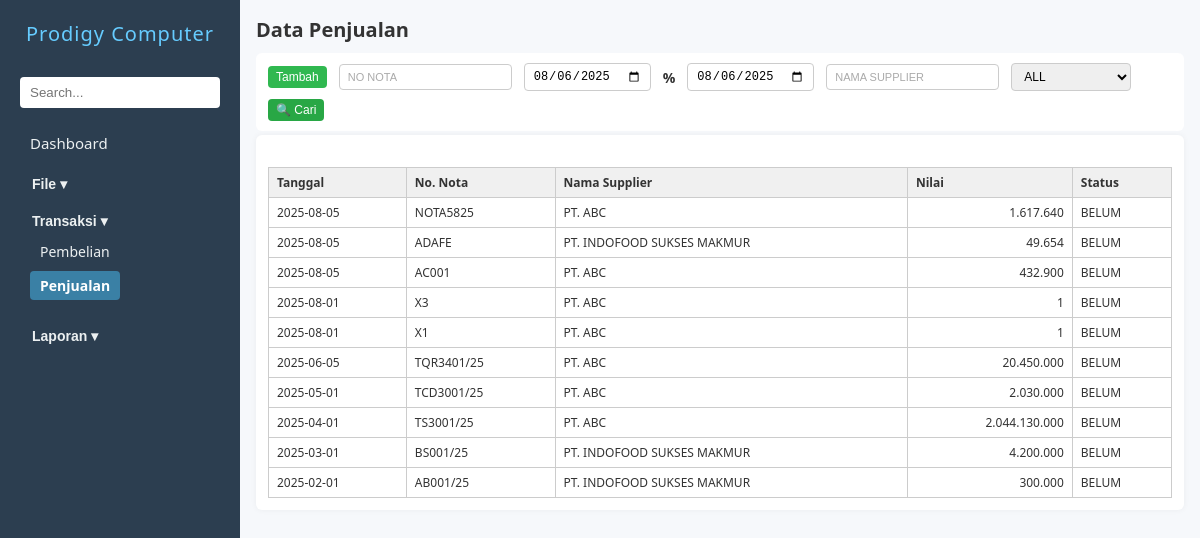
/penjualan.php, run on the app's committed database.
### tables this page shows
CREATE TABLE `zbeli` (
  `nonota` char(30) DEFAULT NULL,
  `tgl` date DEFAULT NULL,
  `kodesup` char(10) DEFAULT NULL,
  `kodegd` char(10) NOT NULL,
  `nilai` double DEFAULT 0,
  `lunas` int(11) DEFAULT 0,
  `tgltempo` date DEFAULT NULL,
  `ppn` double(10,2) DEFAULT 0.00,
  `hppn` double(10,2) DEFAULT 0.00,
  `disc1` double(10,2) DEFAULT 0.00,
  `hdisc1` double(10,2) DEFAULT 0.00,
  `disc2` double(10,2) DEFAULT 0.00,
  `hdisc2` double(10,2) DEFAULT 0.00,
  `disc3` double(10,2) DEFAULT 0.00,
  `hdisc3` double(10,2) DEFAULT 0.00
);

CREATE TABLE `zsupplier` (
  `kodesup` char(10) NOT NULL,
  `namasup` tinytext NOT NULL,
  `alamat` tinytext NOT NULL,
  `kota` tinytext NOT NULL,
  `ktp` char(20) NOT NULL,
  `npwp` char(30) NOT NULL
);

### penjualan.php (the view, shortened to what this page needs)
<?php
include 'koneksi.php';
$query = mysqli_query($conn, "
    SELECT zbeli.tgl, zbeli.nonota, zsupplier.namasup, zbeli.nilai, zbeli.lunas
    FROM zbeli
    JOIN zsupplier ON zbeli.kodesup = zsupplier.kodesup
    ORDER BY zbeli.tgl DESC, zbeli.nonota DESC
    LIMIT 10
");
?>
<!DOCTYPE html>
<html lang="en">
<head>
    <link rel="stylesheet" href="navbar.css" />
    <link rel="stylesheet" href="form.css" />
</head>
<body>
    <?php include 'navbar.php'; ?>
    <main>
        <h2>Data Penjualan</h2>
        <div class="action-bar">
            <button type="button" name="btnTambah" id="btnTambah" class="action-btn tambah" onclick="window.location.href='inputpenjualan.php'">Tambah</button>
            <input type="text" name="noNota" id="inputNoNota" placeholder="No Nota" style="text-transform: uppercase;">
            <input type="date" name="tgl1" id="inputTgl1">
            <span>%</span>
            <input type="date" name="tgl2" id="inputTgl2">
            <div style="position: relative;">
                <input type="text" name="namasup" id="inputNamasup" placeholder="Nama supplier" autocomplete="off" style="text-transform: uppercase;">
            </div>
            <select name="statusBayar" id="statusBayar">
                <option value="all">ALL</option>
            </select>
            <button type="button" name="btnSearch" id="btnSearch" class="action-btn cari" onclick="triggerSearch()">🔍 Cari</button>
        </div>
        <form id="pembelianForm" action="prosespembelian.php" method="POST" enctype="multipart/form-data" onsubmit="return validateForm()">
            <div id="tabelHasil" class="form-grid" style="margin-top: 20px;">
                <table class="tabel-hasil">
                    <thead>
                        <tr>
                            <th>Tanggal</th>
                            <th>No. Nota</th>
                            <th>Nama Supplier</th>
                            <th>Nilai</th>
                            <th>Status</th>
                        </tr>
                    </thead>
                    <tbody>
                        <?php while ($row = mysqli_fetch_assoc($query)): ?>
                            <tr onclick="tampilkanKonfirmasiEdit('<?= $row['nonota'] ?>')">
                                <td><?= $row['tgl'] ?></td>
                                <td><?= $row['nonota'] ?></td>
                                <td><?= $row['namasup'] ?></td>
                                <td style="text-align: right;"><?= number_format($row['nilai'], 0, ',', '.') ?></td>
                                <td><?= $row['lunas'] ? 'LUNAS' : 'BELUM' ?></td>
                            </tr>
                        <?php endwhile; ?>
                    </tbody>
                </table>
            </div>
        </form>
    </main>
</body>
</html>

### form.css (style rules this page uses)
* { box-sizing: border-box; margin: 0; padding: 0; }
body { font-family: "Segoe UI", Tahoma, Geneva, Verdana, sans-serif; display: flex; height: 100vh; background: #f6f8fb; color: #333; }
main { padding: 1rem; flex: 1; overflow-y: auto; }
h2 { margin-bottom: 10px; font-size: 20px; }
form { background: #fff; padding: 12px; border-radius: 6px; box-shadow: 0 0 6px rgba(0, 0, 0, 0.05); }
#btnTambah { background-color: #30b850; }
.tabel-hasil { width: 100%; border-collapse: collapse; font-size: 14px; margin-top: 10px; }
.tabel-hasil th, .tabel-hasil td { border: 1px solid #ccc; padding: 8px 10px; text-align: left; }
.tabel-hasil th { background-color: #f0f0f0; font-weight: bold; }
.action-bar { display: flex; flex-wrap: wrap; align-items: center; gap: 8px 12px; margin-bottom: 4px; background-color: #fff; padding: 10px 12px; border-radius: 6px; }
.action-bar input[type="text"], .action-bar input[type="date"], .action-bar select { padding: 5px 8px; font-size: 12px; border: 1px solid #ccc; border-radius: 4px; min-width: 120px; }
.action-bar input[type="text"]::placeholder { font-size: 11px; color: #aaa; }
.action-bar span { font-size: 14px; font-weight: bold; }
.action-bar .action-btn { padding: 4px 8px; font-size: 12px; border: none; color: white; border-radius: 4px; cursor: pointer; transition: 0.3s ease; }
.action-bar .action-btn.tambah { background-color: #30b850; }
.action-bar .action-btn.cari { background-color: #28a745; }
.tabel-hasil { width: 100%; border-collapse: collapse; margin-top: 1em; font-size: 12px; border: 1px solid #ccc; }
.tabel-hasil th, .tabel-hasil td { padding: 6px 8px; border: 1px solid #ccc; text-align: left; background-color: #fff; }
.tabel-hasil th { background-color: #f0f0f0; font-weight: bold; color: #333; }

### data on the page
zbeli: tgl "2025-08-05", nonota "NOTA5825", zsupplier.namasup "PT. ABC", nilai "1.617.640", lunas "BELUM"
zbeli: tgl "2025-08-05", nonota "ADAFE", zsupplier.namasup "PT. INDOFOOD SUKSES MAKMUR", nilai "49.654", lunas "BELUM"
zbeli: tgl "2025-08-05", nonota "AC001", zsupplier.namasup "PT. ABC", nilai "432.900", lunas "BELUM"
zbeli: tgl "2025-08-01", nonota "X3", zsupplier.namasup "PT. ABC", nilai "1", lunas "BELUM"
zbeli: tgl "2025-08-01", nonota "X1", zsupplier.namasup "PT. ABC", nilai "1", lunas "BELUM"
zbeli: tgl "2025-06-05", nonota "TQR3401/25", zsupplier.namasup "PT. ABC", nilai "20.450.000", lunas "BELUM"
zbeli: tgl "2025-05-01", nonota "TCD3001/25", zsupplier.namasup "PT. ABC", nilai "2.030.000", lunas "BELUM"
zbeli: tgl "2025-04-01", nonota "TS3001/25", zsupplier.namasup "PT. ABC", nilai "2.044.130.000", lunas "BELUM"
zbeli: tgl "2025-03-01", nonota "BS001/25", zsupplier.namasup "PT. INDOFOOD SUKSES MAKMUR", nilai "4.200.000", lunas "BELUM"
zbeli: tgl "2025-02-01", nonota "AB001/25", zsupplier.namasup "PT. INDOFOOD SUKSES MAKMUR", nilai "300.000", lunas "BELUM"
